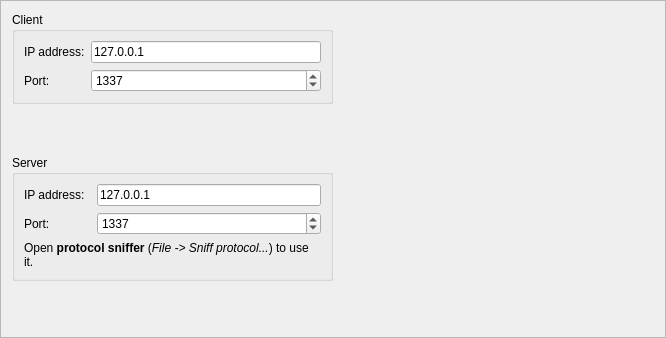
<?xml version="1.0" encoding="UTF-8"?>
<ui version="4.0">
 <class>Frame</class>
 <widget class="QFrame" name="Frame">
  <property name="geometry">
   <rect>
    <x>0</x>
    <y>0</y>
    <width>666</width>
    <height>338</height>
   </rect>
  </property>
  <property name="windowTitle">
   <string>Frame</string>
  </property>
  <property name="frameShape">
   <enum>QFrame::StyledPanel</enum>
  </property>
  <property name="frameShadow">
   <enum>QFrame::Raised</enum>
  </property>
  <layout class="QHBoxLayout" name="horizontalLayout">
   <item>
    <layout class="QVBoxLayout" name="verticalLayout">
     <item>
      <widget class="QGroupBox" name="groupBoxClient">
       <property name="sizePolicy">
        <sizepolicy hsizetype="Preferred" vsizetype="Expanding">
         <horstretch>0</horstretch>
         <verstretch>0</verstretch>
        </sizepolicy>
       </property>
       <property name="title">
        <string>Client</string>
       </property>
       <layout class="QGridLayout" name="gridLayout">
        <item row="1" column="1">
         <widget class="QSpinBox" name="spinBoxClientPort">
          <property name="toolTip">
           <string>&lt;html&gt;&lt;head/&gt;&lt;body&gt;&lt;p&gt;This is the IP port for the TCP client of URH so the IP port of your TCP server. This is used, when &lt;span style=&quot; font-weight:600;&quot;&gt;sending&lt;/span&gt; data.&lt;/p&gt;&lt;/body&gt;&lt;/html&gt;</string>
          </property>
          <property name="maximum">
           <number>65535</number>
          </property>
          <property name="value">
           <number>1337</number>
          </property>
         </widget>
        </item>
        <item row="0" column="0">
         <widget class="QLabel" name="label">
          <property name="text">
           <string>IP address:</string>
          </property>
         </widget>
        </item>
        <item row="1" column="0">
         <widget class="QLabel" name="label_2">
          <property name="text">
           <string>Port:</string>
          </property>
         </widget>
        </item>
        <item row="0" column="1">
         <widget class="QLineEdit" name="lineEditClientIP">
          <property name="toolTip">
           <string>&lt;html&gt;&lt;head/&gt;&lt;body&gt;&lt;p&gt;This is the IP address for the TCP client of URH so the IP address of your TCP server. This is used, when &lt;span style=&quot; font-weight:600;&quot;&gt;sending&lt;/span&gt; data.&lt;/p&gt;&lt;/body&gt;&lt;/html&gt;</string>
          </property>
          <property name="text">
           <string>127.0.0.1</string>
          </property>
         </widget>
        </item>
       </layout>
      </widget>
     </item>
     <item>
      <spacer name="verticalSpacer_2">
       <property name="orientation">
        <enum>Qt::Vertical</enum>
       </property>
       <property name="sizeHint" stdset="0">
        <size>
         <width>20</width>
         <height>40</height>
        </size>
       </property>
      </spacer>
     </item>
     <item>
      <widget class="QGroupBox" name="groupBoxServer">
       <property name="sizePolicy">
        <sizepolicy hsizetype="Preferred" vsizetype="Expanding">
         <horstretch>0</horstretch>
         <verstretch>0</verstretch>
        </sizepolicy>
       </property>
       <property name="title">
        <string>Server</string>
       </property>
       <layout class="QGridLayout" name="gridLayout_2">
        <item row="0" column="0">
         <widget class="QLabel" name="label_3">
          <property name="text">
           <string>IP address:</string>
          </property>
         </widget>
        </item>
        <item row="0" column="2">
         <widget class="QLineEdit" name="lineEditServerIP">
          <property name="toolTip">
           <string>&lt;html&gt;&lt;head/&gt;&lt;body&gt;&lt;p&gt;This is the IP address for TCP server of URH. Your TCP client can connect to this address, after starting &lt;span style=&quot; font-weight:600;&quot;&gt;receiving&lt;/span&gt;.&lt;/p&gt;&lt;/body&gt;&lt;/html&gt;</string>
          </property>
          <property name="text">
           <string>127.0.0.1</string>
          </property>
         </widget>
        </item>
        <item row="1" column="0">
         <widget class="QLabel" name="label_4">
          <property name="text">
           <string>Port:</string>
          </property>
         </widget>
        </item>
        <item row="1" column="2">
         <widget class="QSpinBox" name="spinBoxServerPort">
          <property name="toolTip">
           <string>&lt;html&gt;&lt;head/&gt;&lt;body&gt;&lt;p&gt;This is the IP port for TCP server of URH. Your TCP client can connect to this address, after starting &lt;span style=&quot; font-weight:600;&quot;&gt;receiving&lt;/span&gt;.&lt;/p&gt;&lt;/body&gt;&lt;/html&gt;</string>
          </property>
          <property name="maximum">
           <number>65535</number>
          </property>
          <property name="value">
           <number>1337</number>
          </property>
         </widget>
        </item>
        <item row="2" column="0" colspan="3">
         <widget class="QLabel" name="lOpenProtoSniffer">
          <property name="text">
           <string>&lt;html&gt;&lt;head/&gt;&lt;body&gt;&lt;p&gt;Open &lt;span style=&quot; font-weight:600;&quot;&gt;protocol sniffer&lt;/span&gt; (&lt;span style=&quot; font-style:italic;&quot;&gt;File -&amp;gt; Sniff protocol...&lt;/span&gt;) to use it.&lt;/p&gt;&lt;/body&gt;&lt;/html&gt;</string>
          </property>
          <property name="wordWrap">
           <bool>true</bool>
          </property>
         </widget>
        </item>
       </layout>
      </widget>
     </item>
     <item>
      <spacer name="verticalSpacer">
       <property name="orientation">
        <enum>Qt::Vertical</enum>
       </property>
       <property name="sizeHint" stdset="0">
        <size>
         <width>20</width>
         <height>40</height>
        </size>
       </property>
      </spacer>
     </item>
    </layout>
   </item>
   <item>
    <spacer name="horizontalSpacer">
     <property name="orientation">
      <enum>Qt::Horizontal</enum>
     </property>
     <property name="sizeHint" stdset="0">
      <size>
       <width>317</width>
       <height>20</height>
      </size>
     </property>
    </spacer>
   </item>
  </layout>
 </widget>
 <resources/>
 <connections/>
</ui>
